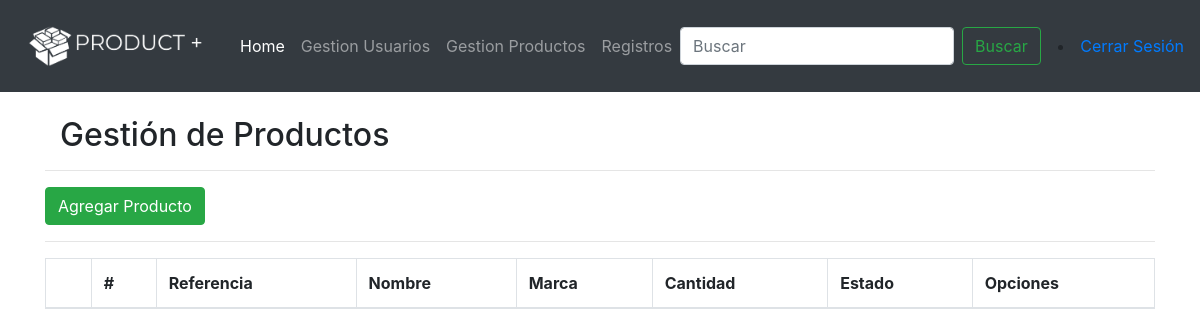
Before: /product (signed in) with the older database file.
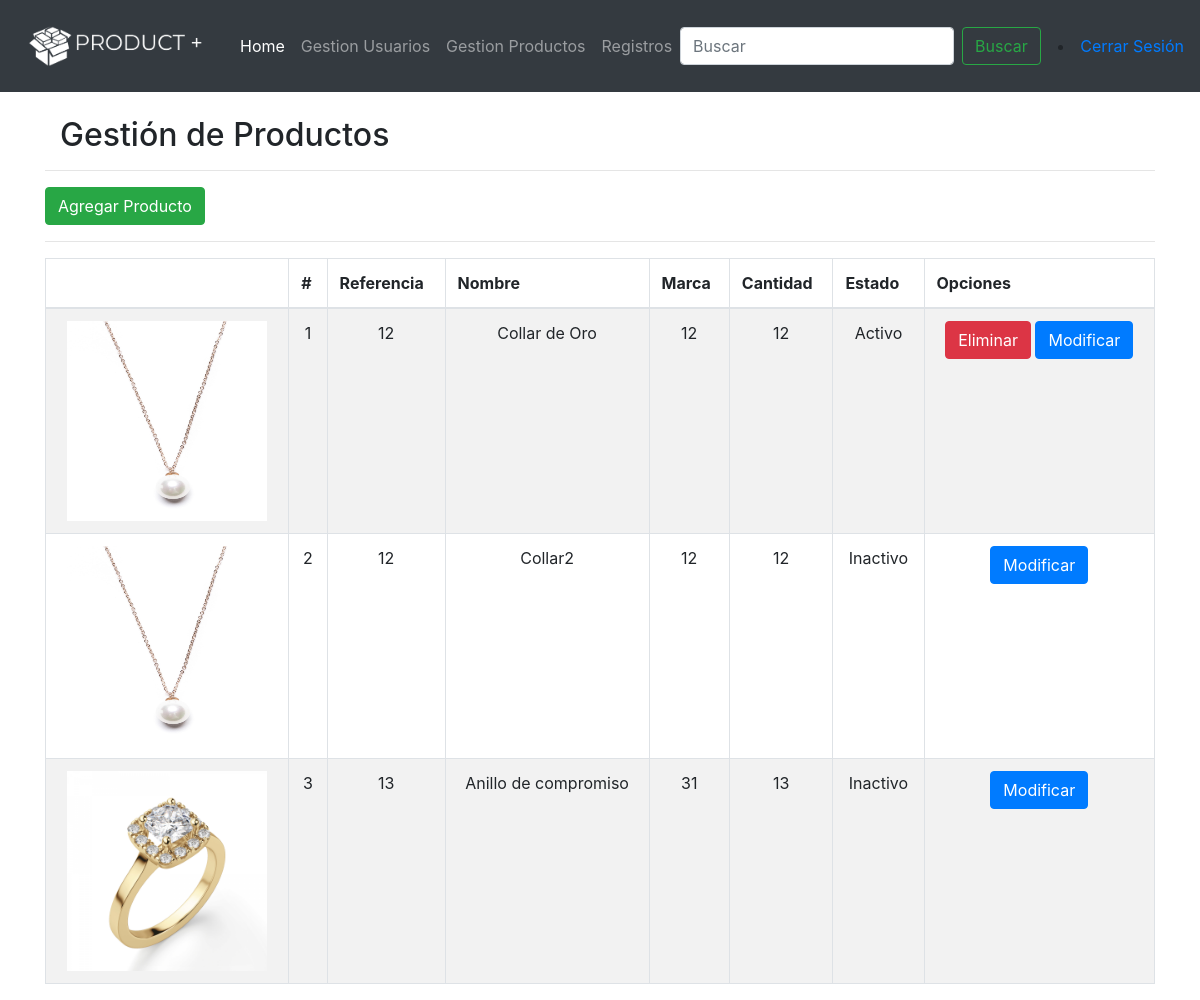
After: the same page with the newer database file.
### app.py (models this page shows, shortened)
class Product(db.Model):
    id = db.Column(db.Integer, primary_key=True)
    nombre = db.Column(db.String(200), nullable=False)
    referencia = db.Column(db.String(25), nullable=False)
    marca = db.Column(db.String(50), nullable=False)
    precio = db.Column(db.Integer, nullable =False)
    cantidad = db.Column(db.Integer, nullable=False)
    imagen = db.Column(db.String(50), nullable=False)
    date_created = db.Column(db.DateTime, default=datetime.utcnow)
    estado = db.Column(db.String, nullable=False)

### app.py (the view)
@app.route('/product')
@login_required
@admin_required
def product():
    products = Product.query.order_by(Product.date_created).all()
    return render_template('gestionProductos.html',products=products)

### app.py (called while the page is built)
def login_required(view):
    @functools.wraps( view )
    def wrapped_view(**kwargs):
        if g.user is None:
            return redirect( url_for( 'index' ) )
        return view( **kwargs )
    return wrapped_view

def admin_required(view):
    @functools.wraps( view )
    def wrapped_view(**kwargs):
        if g.user.tipo != "1":
            return redirect( url_for( 'home' ) )
        return view( **kwargs )
    return wrapped_view

@app.before_request
def load_logged_in_user():
    user_id = session.get( 'user_id' )
    if user_id is None:
        g.user = None
    else:
        user = User.query.filter_by(id = user_id).first()
        g.user = user

### templates/gestionProductos.html (shortened to what this page needs)
{% extends 'base.html' %} {% block content %}
<div class="container">
    <br>
    <div class="col-md-8">
        <h2>Gestión de Productos</h2>
    </div>
    <hr>
    <a class="btn btn-success" href="/addProduct">Agregar Producto</a>
    <hr>
    <table class="table table-striped table-bordered">
        <thead>
            <tr>
                <th scope="col"></th>
                <th scope="col">#</th>
                <th scope="col">Referencia</th>
                <th scope="col">Nombre</th>
                <th scope="col">Marca</th>
                <th scope="col">Cantidad</th>
                <th scope="col">Estado</th>
                <th scope="col">Opciones</th>
            </tr>
        </thead>
        <tbody>
            {% for product in products%}
            <tr>
                <td>
                    {% if product.imagen %}
                    <img src="{{ url_for('static',filename='imgProduct/'+product.imagen )}}" width="200px" height="200px" alt=""></td>
                {% endif %}
                <td>{{ product.id }}</td>
                <td>{{ product.referencia }}</td>
                <td>{{ product.nombre }}</td>
                <td>{{ product.marca}}</td>
                <td>{{ product.cantidad}}</td>
                {% if product.estado == '1' %}
                <td>Activo</td>
                {% endif %} {% if product.estado == '2' %}
                <td>Inactivo</td>
                {% endif %}
                <td>
                    {% if product.estado != '2' %}
                    <a href="/deleteProduct/{{product.id}}" class="btn btn-danger">Eliminar</a> {% endif %}
                    <a href="/updateProduct/{{product.id}}" class="btn btn-primary">Modificar</a>
                </td>
            </tr>
            {% endfor %}
        </tbody>
    </table>
</div>
{% endblock %}

Changed rows visible on the page:
added Product: imagen (picture), id "1", referencia "12", nombre "Collar de Oro", marca "12", cantidad "12", estado "Activo"
added Product: imagen (picture), id "2", referencia "12", nombre "Collar2", marca "12", cantidad "12", estado "Inactivo"
added Product: imagen (picture), id "3", referencia "13", nombre "Anillo de compromiso", marca "31", cantidad "13", estado "Inactivo"
